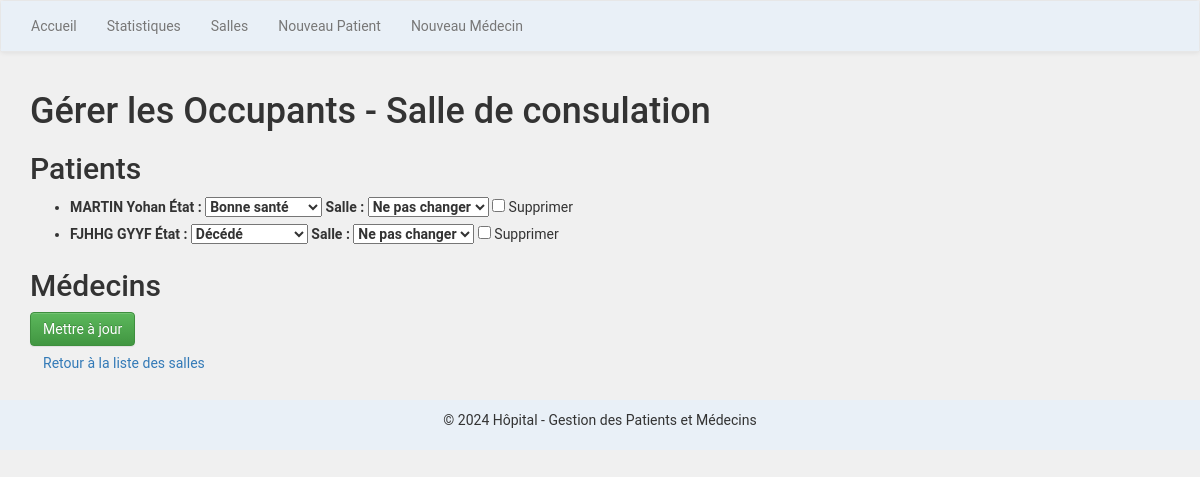
Before: /salles/1/gerer/ with the older database file.
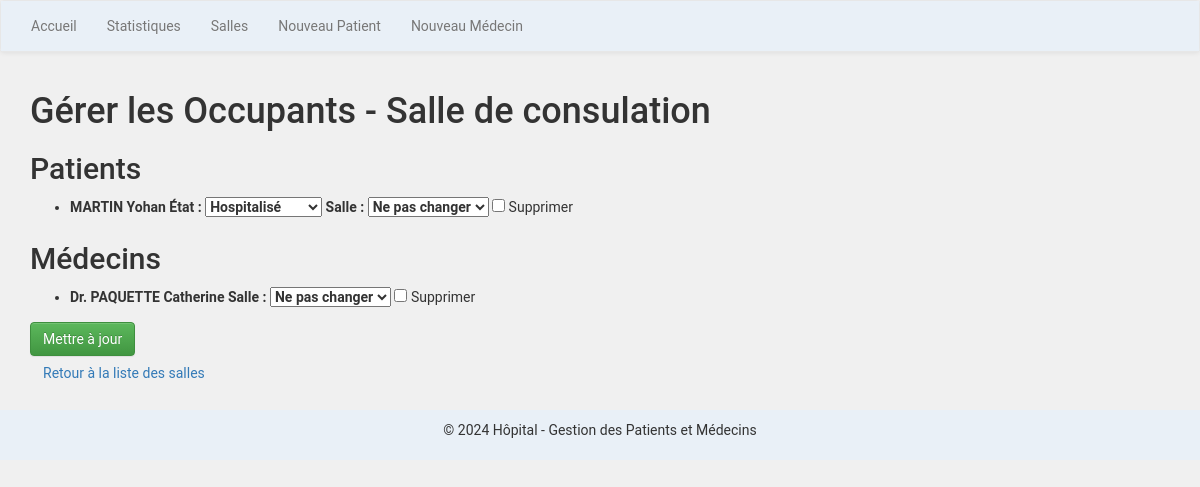
After: the same page with the newer database file.
### hopital/models.py (models this page shows, shortened)
class Salle(models.Model):
    nom = models.CharField(max_length=100)
    capacite = models.IntegerField(null=True, blank=True)

class Patient(models.Model):
    Etat_de_sante_liste = [
        ('Bonne santé', 'Bonne santé'),
        ('Décédé', 'Décédé'),
        ('Hospitalisé', 'Hospitalisé'),
        ('En opération', 'En opération'),
        ('Repos', 'Repos'),
        ('En réanimation', 'En réanimation'),
    ]
    numero_de_sécurite_sociale = models.IntegerField(null=False, blank=False)
    nom = models.CharField(max_length=100)
    prenom = models.CharField(max_length=100)
    date_naissance = models.DateField()
    date_arrivee = models.DateField(null=True, blank=True)
    etat_de_sante = models.CharField(
        max_length=50, choices=Etat_de_sante_liste, default='Bonne santé'
    )
    salle = models.ForeignKey('Salle', on_delete=models.SET_NULL, null=True, blank=True, related_name='patients')
    soigne = models.BooleanField(default=False)

class Medecin(models.Model):
    nom = models.CharField(max_length=100)
    prenom = models.CharField(max_length=100)
    date_naissance = models.DateField()
    salle = models.ForeignKey('Salle', on_delete=models.SET_NULL, null=True, blank=True, related_name='medecins')

### hopital/views.py (the view, shortened to what this page needs)
# urls.py: path('salles/<int:salle_id>/gerer/', views.gerer_occupants, name='gerer_occupants'),
def gerer_occupants(request, salle_id):
    salle = get_object_or_404(Salle, id=salle_id)
    patients = salle.patients.all()
    medecins = salle.medecins.all()
    salles_disponibles = Salle.objects.exclude(id=salle_id)
    return render(request, 'hopital/gerer_occupants.html', {
        'salle': salle,
        'patients': patients,
        'medecins': medecins,
        'salles_disponibles': salles_disponibles,
    })

### hopital/templates/hopital/gerer_occupants.html (shortened to what this page needs)
{% extends "hopital/base.html" %}
{% block content %}
    <h1>Gérer les Occupants - {{ salle.nom }}</h1>
    <form method="post">
        <h2>Patients</h2>
        <ul>
            {% for patient in patients %}
                <li>
                    <strong>{{ patient.nom }} {{ patient.prenom }}</strong>
                    <label>État :
                        <select name="etat_patient_{{ patient.id }}">
                            <option value="Bonne santé" {% if patient.etat_de_sante == "Bonne santé" %}selected{% endif %}>Bonne santé</option>
                            <option value="Décédé" {% if patient.etat_de_sante == "Décédé" %}selected{% endif %}>Décédé</option>
                            <option value="Hospitalisé" {% if patient.etat_de_sante == "Hospitalisé" %}selected{% endif %}>Hospitalisé</option>
                        </select>
                    </label>
                    <label>Salle :
                        <select name="salle_patient_{{ patient.id }}">
                            <option value="">Ne pas changer</option>
                        </select>
                    </label>
                    <input type="checkbox" name="supprimer_patient" value="{{ patient.id }}"> Supprimer
                </li>
            {% endfor %}
        </ul>
        <h2>Médecins</h2>
        <ul>
            {% for medecin in medecins %}
                <li>
                    <strong>Dr. {{ medecin.nom }} {{ medecin.prenom }}</strong>
                    <label>Salle :
                        <select name="salle_medecin_{{ medecin.id }}">
                            <option value="">Ne pas changer</option>
                        </select>
                    </label>
                    <input type="checkbox" name="supprimer_medecin" value="{{ medecin.id }}"> Supprimer
                </li>
            {% endfor %}
        </ul>
        <button type="submit" class="btn btn-success">Mettre à jour</button>
    </form>
    <a href="{% url 'liste_salles' %}" class="btn btn-secondary">Retour à la liste des salles</a>
{% endblock %}

### hopital/templates/hopital/base.html (shortened to what this page needs)
<!DOCTYPE html>
<html lang="fr">
<head>
    <link rel="stylesheet" href="//maxcdn.bootstrapcdn.com/bootstrap/3.2.0/css/bootstrap.min.css">
    <link rel="stylesheet" href="//maxcdn.bootstrapcdn.com/bootstrap/3.2.0/css/bootstrap-theme.min.css">
</head>
<body style="font-family: 'Roboto', sans-serif; background-color: #f0f0f0;">
    <nav class="navbar navbar-default">
        <div class="container-fluid" style="background-color: #e9f0f7;">
            <ul class="nav navbar-nav">
                <li><a href="{% url 'index' %}">Accueil</a></li>
                <li><a href="{% url 'statistiques' %}">Statistiques</a></li>
                <li><a href="{% url 'liste_salles' %}">Salles</a></li>
                <li><a href="{% url 'nouveau_patient' %}">Nouveau Patient</a></li>
                <li><a href="{% url 'nouveau_medecin' %}">Nouveau Médecin</a></li>
            </ul>
        </div>
    </nav>
    <div class="container">
        <div class="row">
            <div class="col-md-12">
                {% block content %}
                {% endblock %}
            </div>
        </div>
    </div>
    <footer class="text-center" style="margin-top: 20px; padding: 10px; background: #e9f0f7;">
        <p>&copy; 2024 Hôpital - Gestion des Patients et Médecins</p>
    </footer>
</body>
</html>

Changed rows visible on the page:
removed Patient: nom "FJHHG", prenom "GYYF", etat_de_sante+id "Décédé"
changed Patient "MARTIN": etat_de_sante+id "Bonne santé" → "Hospitalisé"
added Medecin: nom "PAQUETTE", prenom "Catherine"
